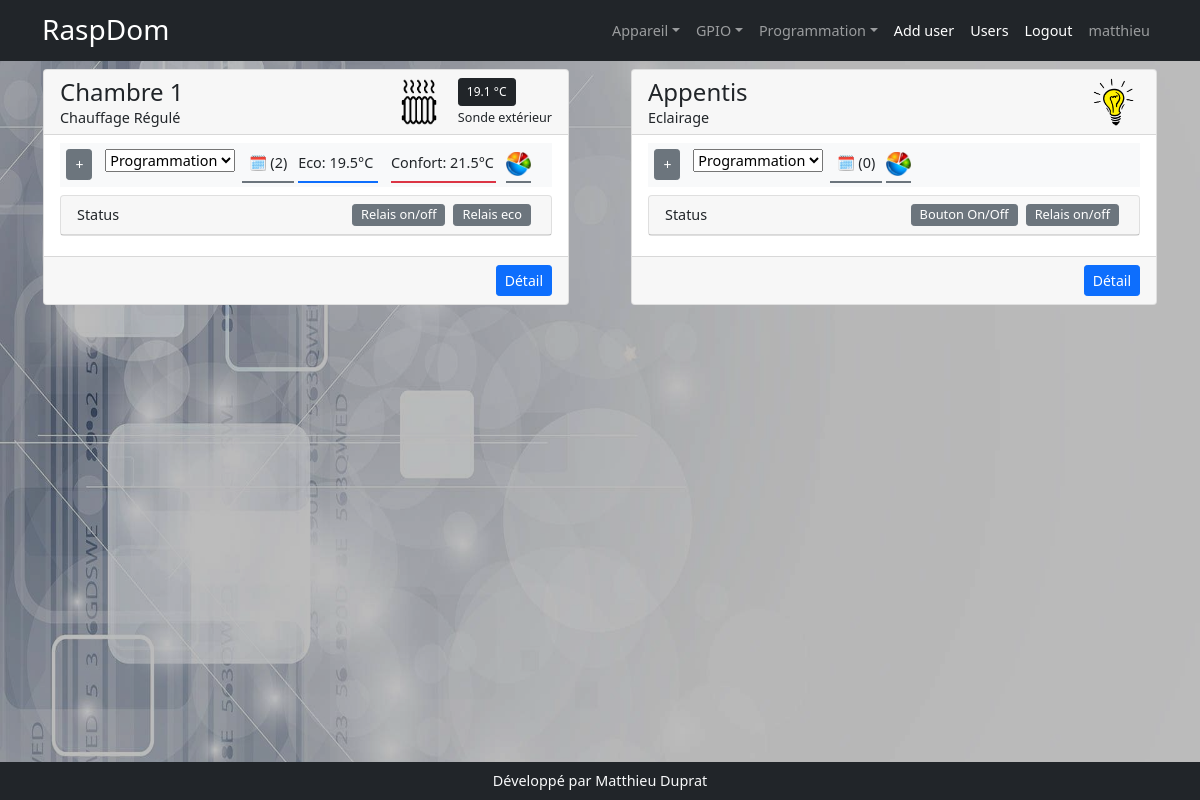
Screenshot of / (signed in) with the database file from the repository.
### models.py (models this page shows, shortened)
class User(UserMixin, db.Model):
    id = db.Column(db.Integer(), primary_key=True)
    username = db.Column(db.String(200))
    first_name = db.Column(db.String(200))
    last_name = db.Column(db.String(200))
    email = db.Column(db.String(200))
    password = db.Column(db.String(200))

class Appareil(db.Model):
    id = db.Column(db.Integer, primary_key=True)
    nom = db.Column(db.String(200))
    description = db.Column(db.String(200))
    categorieappareil = db.Column(db.String(200), nullable=True)
    sortie = db.Column(db.String(200), nullable=True)
    image = db.Column(db.String(200), nullable=True)
    gpios = db.relationship('Gpio', backref='appareil', lazy=True)
    order_gpio = db.Column(db.String(200))
    nbre_gpio = db.Column(db.Integer)
    programmations = db.relationship('Programmation', backref='appareil_programmation', lazy=True)
    mode_de_marche = db.relationship('ModeDeMarche', uselist=False,  backref='appareil_mode_de_marche', lazy=True)
    auto = db.relationship('Auto', uselist=False, backref='appareil_auto', lazy=True)
    sonde_id = db.Column(db.Integer, db.ForeignKey('sonde.id'))
    sonde = db.relationship('Sonde', uselist=False, backref='appareil_sonde', lazy=True)
    manuel = db.relationship('Manuel', uselist=False, backref='appareil_ordre', lazy=True)
    label = db.Column(db.String(250))

class ValeurSonde(db.Model):
    id = db.Column(db.Integer, primary_key=True)
    valeur = db.Column(db.Float())
    sonde_id = db.Column(db.Integer, db.ForeignKey('sonde.id'), nullable=False)

class Sonde(db.Model):
    id = db.Column(db.Integer, primary_key=True)
    nom = db.Column(db.String(200))
    min = db.Column(db.Float())
    max = db.Column(db.Float())
    unite = db.Column(db.String(20))
    present = db.Column(db.Boolean(),default=False)
    appareil = db.relationship('Appareil', backref='appareil_sonde', lazy=True)
    en_service = db.Column(db.Boolean(), default=False)
    info = db.Column(db.String(200))
    chemin = db.Column(db.String(200))
    type_sonde = db.Column(db.String(20))
    sonde_valeur_id = db.relationship('ValeurSonde', backref='sonde_valeur', uselist=False, lazy=True, cascade="delete")

class Gpio(db.Model):
    id = db.Column(db.Integer, primary_key=True)
    nom = db.Column(db.String(200))
    mode = db.Column(db.String(10))
    valeur = db.Column(db.String(10))
    info = db.Column(db.String(200))
    appareil_id = db.Column(db.Integer, db.ForeignKey('appareil.id'), nullable=True, default='')

### app.py (the view)
@app.route('/')
@login_required
def index():
    appareils = Appareil.query.all()
    labels = dict()
    instances = list()
    for appareil in appareils:
        instances.append({'modelAppareil':appareil,'instanceAppareil':(globals()[appareil.categorieappareil])})
    gpios = Gpio.query.order_by('appareil_id').all()
    programmations = Programmation.query.order_by('appareil').all()
    return render_template('index.html', appareils=appareils, gpios=gpios, programmations=programmations, instances=instances)

### app.py (called while the page is built)
@login_manager.user_loader
def user_load(user_id):
    return User.query.get(user_id)

### templates/index.html (shortened to what this page needs)
{% extends 'base.html' %}
{% block style %}
    <link href="{{ url_for('static', filename='css/media_query.css') }}" rel="stylesheet" />
{% endblock %}
{% block content %}
<div class="row row-cols-1 row-cols-md-2 rows-cols-lg-3 pb-2 g-4 mx-auto">
    {% for instance in instances %}
      <div class="col mx-auto" style="max-width:550px">
        <div class="card ">
            <div class="card-header d-flex justify-content-between" style="height:65px">
                <div class="">
                    <h2 class="m-0">{{instance.modelAppareil.nom}}</h2>
                    <span>{{instance.instanceAppareil.label.__doc__}}</span>
                </div>
                <div class="d-flex">
                    {% if instance.modelAppareil.categorieappareil=='Eclairage' %}
                    <span style="width:47px">
                        <img src="{{url_for('static',filename='assets/ampoule.png')}}"  height="100%">
                    </span>
                    {% else %}
                     <span style="width:47px">
                        <img src="{{url_for('static',filename='assets/radiator.png')}}"  height="100%">
                    </span>
                    {% endif %}
                    {% if instance.modelAppareil.appareil_sonde.sonde_valeur_id %}
                    <div style="margin-left:1rem">
                         <span class="btn btn-sm btn-dark" style="font-size:0.75rem">{{instance.modelAppareil.appareil_sonde.sonde_valeur_id.valeur|round(1, 'floor') }}
                             {% if instance.modelAppareil.appareil_sonde.unite == 'deg' %}
                             °C
                             {% endif %} </span>
                    <div><small>{{instance.modelAppareil.appareil_sonde.info }}</small></div>
                    </div>
                    {% endif %}
                </div>
            </div>
            <div class="card-body " style="padding-top:0.5rem">
                <div class="row d-flex bg-light text-dark justify-content-start pb-1 mx-auto" >
                    <div class="col-12 col-md-6 d-flex mx-0 px-0" style="width:max-content">
                    <div class="btn btn-sm btn-secondary md-btn-display md-panel" data-target="md-table-{{instance.modelAppareil.id}}" style="height:max-content">+</div>
                    <form class="" action="" method="post" enctype="multipart/form-data">
                        <select name="mdm" id="" class="md-panel"  data-appareil="{{instance.modelAppareil.id}}">
                            {% for data in instance.instanceAppareil.choices_mdm %}
                            <option value="{{data[0]}}" {% if data[0]==instance.modelAppareil.mode_de_marche.mode_de_marche %} selected="" {% endif %}>{{data[1]}}</option>
                            {% endfor %}
                        </select>
                    </form>
                    {% if instance.modelAppareil.mode_de_marche.mode_de_marche=="prog" %}
                    <div data-bs-toggle="modal" data-bs-target="#exampleModal" data-appareil="{{instance.modelAppareil.id}}" data-span="md-calendar-{{instance.modelAppareil.id}}" class="border-bottom border-secondary border-2" style="cursor:pointer;height:max-content; margin-top:2px; padding:7px 7px" >🗓 ({{instance.modelAppareil.programmations|length}})</div>
                    {% endif %}
                    </div>
                    <div class="col-12 col-md-6 d-flex mx-0 px-0" style="width:max-content">
                    {% if instance.modelAppareil.sonde %}
                    <div class=" d-flex flex-row  px-0" style="z-index:8;" >
                        <div style="cursor: pointer;text-align:left" class=" ms-1 md-panel border-bottom border-primary border-2 ">
                            <div data-target-cursor="md-cursoreco-{{instance.modelAppareil.id}}" class="md-setting"
                                 style="width:80px;margin-top: 3px;padding-bottom: 7px;">Eco:
                                <span data-target-cursor="md-cursoreco-{{instance.modelAppareil.id}}" class="" type="text" name=""
                                      id="eco-{{instance.modelAppareil.id}}"
                                      style="cursor: pointer;width:33px; border:none" ></span>°C
                            </div>
                        </div>
                        <div style="cursor: pointer;text-align:left; width:105px;" class=" md-panel border-bottom border-danger border-2">
                            <div data-target-cursor="md-cursorconfort-{{instance.modelAppareil.id}}"  class="md-setting"
                            style="width:110px;margin-top: 3px;padding-bottom: 7px;">Confort:
                                <span data-target-cursor="md-cursorconfort-{{instance.modelAppareil.id}}" class="" type="text" name=""
                                      id="confort-{{instance.modelAppareil.id}}"
                                      style="cursor: pointer;width:33px; border:none" ></span>°C
                            </div>
                        </div>
                    </div>
                    {% endif %}
                    <div class="ms-1 " >
                        <img style="padding-bottom: 5px;margin-top: 9px;" class="border-bottom border-2 border-secondary" data-targethistogramme="{{instance.modelAppareil.id}}" src="{{url_for('static',filename='assets/histogramme.png')}}" width="25px">
                    </div>
                    </div>
                </div>
                <div class="md-status mt-2" >
                    <div class="card px-0"  >
                        <div class="card-header d-flex ">Status
                            <div class="d-flex justify-content-end w-100 ">
                                {% for gpio in instance.modelAppareil.gpios %}
                                    <div style="font-size:0.8rem " class="btn btn-sm btn-secondary mx-1 py-0" data-gpio="{{gpio.valeur}}">{{gpio.info}}</div>
                                {% endfor %}
                            </div>
                        </div>
                    </div>
                </div>
            </div>
            <div class="card-footer text-end mt-1" >
                <a href="" class="btn btn-sm btn-primary ">Détail</a>
            </div>
        </div>
        </div>
    {% endfor %}
</div>
{% endblock %}

### templates/base.html (shortened to what this page needs)
<!DOCTYPE html>
<html lang="fr">
    <head>
        <link href="{{ url_for('static', filename='css/styles.css') }}" rel="stylesheet" />
        {% block style %}
        {% endblock %}
    </head>
    <body>
    <img id="img-bck" src="{{ url_for('static', filename='assets/domo.jpg') }}">
        <nav class="navbar navbar-expand-lg navbar-dark bg-dark">
            <div class="container">
                <a class="navbar-brand" href="{{url_for('index')}}">
          <span class="h3">RaspDom</span></a>
                <div class="collapse navbar-collapse" id="navbarSupportedContent">
                    <ul class="navbar-nav ms-auto mb-2 mb-lg-0">
                        {% if current_user.is_authenticated %}
                        <li class="nav-item dropdown">
                            <a class="nav-link dropdown-toggle" id="navbarDropdown" href="#" role="button" data-bs-toggle="dropdown" aria-expanded="false">Appareil</a>
                        </li>
                        <li class="nav-item dropdown">
                            <a class="nav-link dropdown-toggle" id="navbarDropdown" href="#" role="button" data-bs-toggle="dropdown" aria-expanded="false">GPIO</a>
                        </li>
                        <li class="nav-item dropdown">
                            <a class="nav-link dropdown-toggle" id="navbarDropdown" href="#" role="button" data-bs-toggle="dropdown" aria-expanded="false">Programmation</a>
                        </li>
                        <li class="nav-item"><a class="nav-link active" aria-current="page" href="{{url_for('user')}}">Add user</a></li>
                        <li class="nav-item"><a class="nav-link active" aria-current="page" href="{{url_for('users')}}">Users</a></li>
                        <li class="nav-item"><a class="nav-link active" aria-current="page" href="{{url_for('logout')}}">Logout</a></li>
                        <li class="nav-item"><a class="nav-link" href="{{url_for('profil')}}">{{current_user.username}}</a></li>
                        {% else %}
                            <li class="nav-item"><a class="nav-link active" aria-current="page" href="{{url_for('login')}}">Login</a></li>
                        {% endif %}
                    </ul>
                </div>
            </div>
        </nav>
        <div class="container-fluid pt-2" style="max-height:84vh; overflow:auto">
            {% block content %}
            {% endblock %}
        </div>
        <div class="bg-dark text-light text-center py-2" style="position:absolute; width:100%; bottom:0px">
            Développé par Matthieu Duprat
        </div>
    </body>
</html>

### static/css/media_query.css (style rules this page uses)
.md-panel { margin-top:0.4rem; margin-right: 0.4rem; margin-left: 0.4rem; height: min-content; }
[data-targethistogramme] { cursor:pointer; }

### rows the page displays
User: username "matthieu"
Appareil: modelAppareil.nom "Chambre 1", instanceAppareil.label.__doc__ "Chauffage Régulé", modelAppareil.appareil_sonde.sonde_valeur_id.valeur "19.1", shows "°C", modelAppareil.appareil_sonde.info "Sonde extérieur", mdm "Programmation", modelAppareil.programmations|length "2"
Gpio: info "Relais on/off"
Gpio: info "Relais eco"
Appareil: modelAppareil.nom "Appentis", instanceAppareil.label.__doc__ "Eclairage", mdm "Programmation", modelAppareil.programmations|length "0"
Gpio: info "Bouton On/Off"
Gpio: info "Relais on/off"
